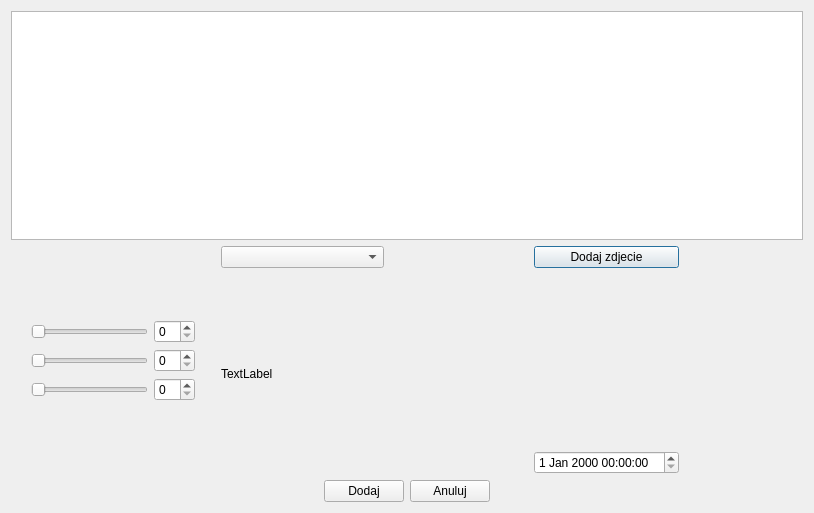
<?xml version="1.0" encoding="UTF-8"?>
<ui version="4.0">
 <class>EdytorWpisow</class>
 <widget class="QDialog" name="EdytorWpisow">
  <property name="geometry">
   <rect>
    <x>0</x>
    <y>0</y>
    <width>814</width>
    <height>513</height>
   </rect>
  </property>
  <property name="windowTitle">
   <string>Dialog</string>
  </property>
  <layout class="QVBoxLayout" name="verticalLayout_3">
   <item>
    <widget class="QTextEdit" name="wpis"/>
   </item>
   <item>
    <layout class="QHBoxLayout" name="horizontalLayout_6">
     <item>
      <layout class="QHBoxLayout" name="horizontalLayout_5">
       <item>
        <spacer name="verticalSpacer_3">
         <property name="orientation">
          <enum>Qt::Vertical</enum>
         </property>
         <property name="sizeHint" stdset="0">
          <size>
           <width>20</width>
           <height>40</height>
          </size>
         </property>
        </spacer>
       </item>
       <item>
        <layout class="QHBoxLayout" name="horizontalLayout">
         <item>
          <layout class="QGridLayout" name="gridLayout">
           <item row="5" column="0">
            <widget class="QSlider" name="sliderG">
             <property name="orientation">
              <enum>Qt::Horizontal</enum>
             </property>
            </widget>
           </item>
           <item row="3" column="0">
            <widget class="QSlider" name="sliderR">
             <property name="orientation">
              <enum>Qt::Horizontal</enum>
             </property>
            </widget>
           </item>
           <item row="3" column="2">
            <widget class="QSpinBox" name="spinBoxR"/>
           </item>
           <item row="5" column="2">
            <widget class="QSpinBox" name="spinBoxG"/>
           </item>
           <item row="1" column="0">
            <spacer name="verticalSpacer">
             <property name="orientation">
              <enum>Qt::Vertical</enum>
             </property>
             <property name="sizeHint" stdset="0">
              <size>
               <width>20</width>
               <height>40</height>
              </size>
             </property>
            </spacer>
           </item>
           <item row="6" column="0">
            <widget class="QSlider" name="sliderB">
             <property name="orientation">
              <enum>Qt::Horizontal</enum>
             </property>
            </widget>
           </item>
           <item row="6" column="2">
            <widget class="QSpinBox" name="spinBoxB"/>
           </item>
           <item row="7" column="0">
            <spacer name="verticalSpacer_2">
             <property name="orientation">
              <enum>Qt::Vertical</enum>
             </property>
             <property name="sizeHint" stdset="0">
              <size>
               <width>20</width>
               <height>40</height>
              </size>
             </property>
            </spacer>
           </item>
          </layout>
         </item>
         <item>
          <spacer name="verticalSpacer_5">
           <property name="orientation">
            <enum>Qt::Vertical</enum>
           </property>
           <property name="sizeHint" stdset="0">
            <size>
             <width>20</width>
             <height>40</height>
            </size>
           </property>
          </spacer>
         </item>
         <item>
          <layout class="QVBoxLayout" name="verticalLayout">
           <item>
            <widget class="QComboBox" name="czcionka"/>
           </item>
           <item>
            <spacer name="horizontalSpacer">
             <property name="orientation">
              <enum>Qt::Horizontal</enum>
             </property>
             <property name="sizeHint" stdset="0">
              <size>
               <width>40</width>
               <height>20</height>
              </size>
             </property>
            </spacer>
           </item>
           <item>
            <widget class="QLabel" name="mieszalnik">
             <property name="text">
              <string>TextLabel</string>
             </property>
            </widget>
           </item>
           <item>
            <spacer name="horizontalSpacer_3">
             <property name="orientation">
              <enum>Qt::Horizontal</enum>
             </property>
             <property name="sizeHint" stdset="0">
              <size>
               <width>40</width>
               <height>20</height>
              </size>
             </property>
            </spacer>
           </item>
          </layout>
         </item>
         <item>
          <spacer name="verticalSpacer_4">
           <property name="orientation">
            <enum>Qt::Vertical</enum>
           </property>
           <property name="sizeHint" stdset="0">
            <size>
             <width>20</width>
             <height>40</height>
            </size>
           </property>
          </spacer>
         </item>
        </layout>
       </item>
      </layout>
     </item>
     <item>
      <layout class="QHBoxLayout" name="horizontalLayout_4">
       <item>
        <spacer name="horizontalSpacer_5">
         <property name="orientation">
          <enum>Qt::Horizontal</enum>
         </property>
         <property name="sizeHint" stdset="0">
          <size>
           <width>40</width>
           <height>20</height>
          </size>
         </property>
        </spacer>
       </item>
       <item>
        <layout class="QVBoxLayout" name="verticalLayout_2">
         <item>
          <widget class="QPushButton" name="buttonZdjecie">
           <property name="text">
            <string>Dodaj zdjecie</string>
           </property>
          </widget>
         </item>
         <item>
          <widget class="QLabel" name="wczytanyobraz">
           <property name="minimumSize">
            <size>
             <width>100</width>
             <height>100</height>
            </size>
           </property>
           <property name="maximumSize">
            <size>
             <width>250</width>
             <height>250</height>
            </size>
           </property>
           <property name="text">
            <string/>
           </property>
          </widget>
         </item>
         <item>
          <widget class="QDateTimeEdit" name="dataGodzina"/>
         </item>
        </layout>
       </item>
       <item>
        <spacer name="horizontalSpacer_6">
         <property name="orientation">
          <enum>Qt::Horizontal</enum>
         </property>
         <property name="sizeHint" stdset="0">
          <size>
           <width>40</width>
           <height>20</height>
          </size>
         </property>
        </spacer>
       </item>
      </layout>
     </item>
    </layout>
   </item>
   <item>
    <layout class="QHBoxLayout" name="horizontalLayout_2">
     <item>
      <spacer name="horizontalSpacer_2">
       <property name="orientation">
        <enum>Qt::Horizontal</enum>
       </property>
       <property name="sizeHint" stdset="0">
        <size>
         <width>40</width>
         <height>20</height>
        </size>
       </property>
      </spacer>
     </item>
     <item>
      <widget class="QPushButton" name="przyciskDodaj">
       <property name="text">
        <string>Dodaj</string>
       </property>
      </widget>
     </item>
     <item>
      <widget class="QPushButton" name="pushButton">
       <property name="text">
        <string>Anuluj</string>
       </property>
      </widget>
     </item>
     <item>
      <spacer name="horizontalSpacer_4">
       <property name="orientation">
        <enum>Qt::Horizontal</enum>
       </property>
       <property name="sizeHint" stdset="0">
        <size>
         <width>40</width>
         <height>20</height>
        </size>
       </property>
      </spacer>
     </item>
    </layout>
   </item>
  </layout>
 </widget>
 <resources/>
 <connections/>
</ui>
